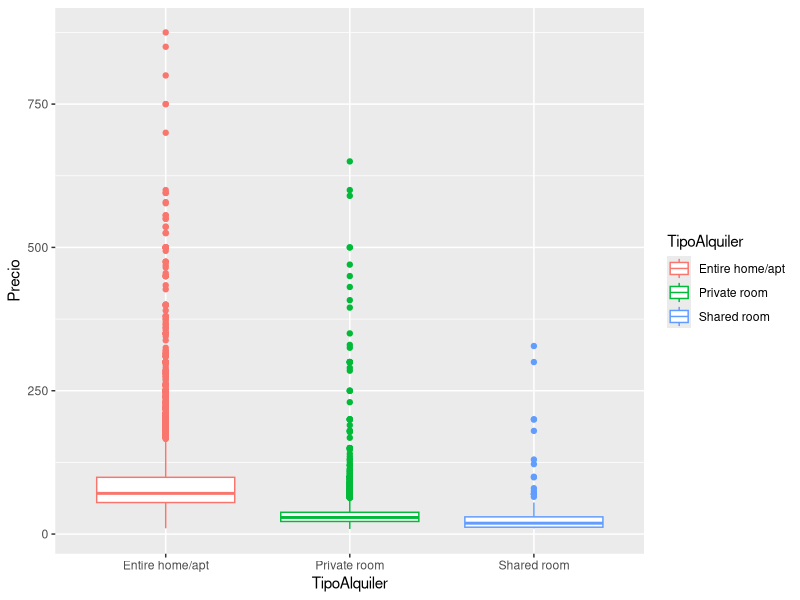
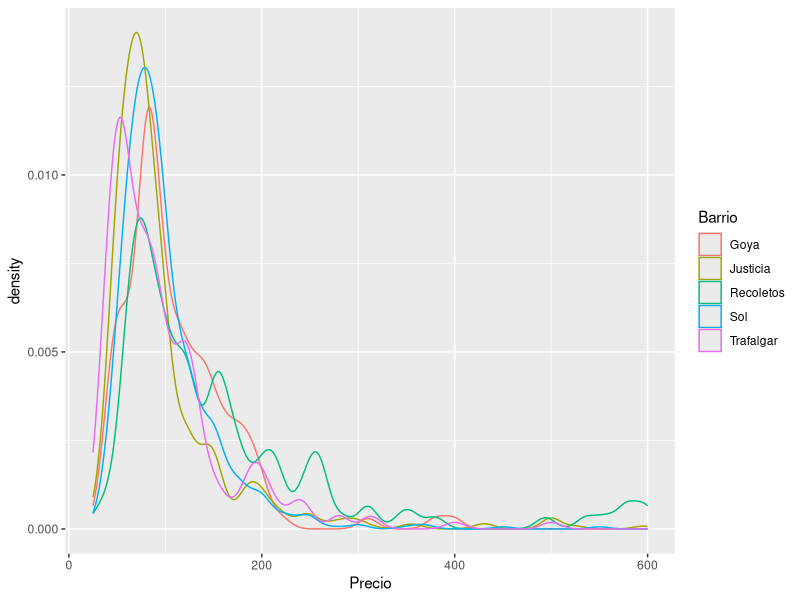
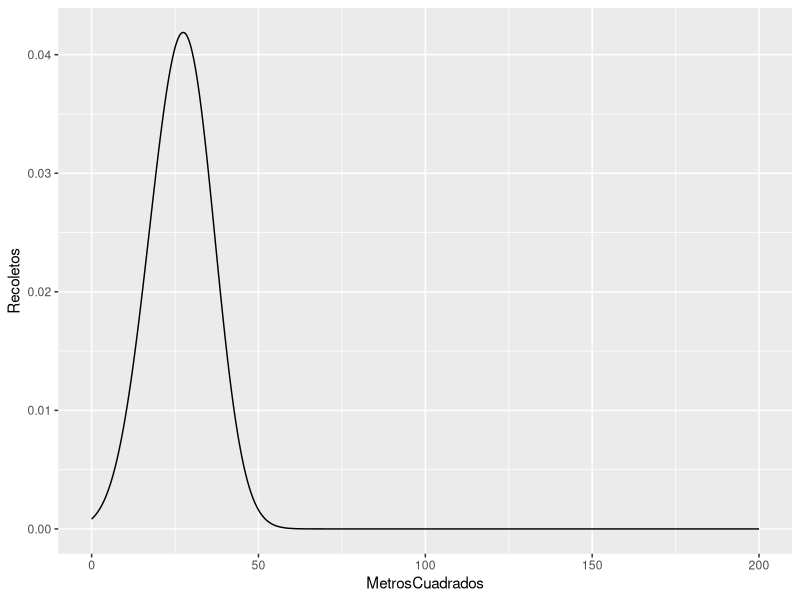
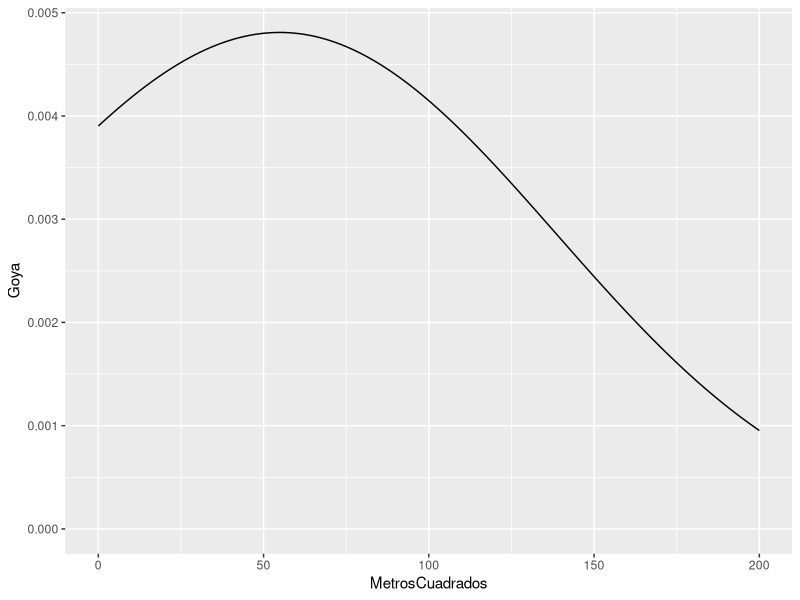
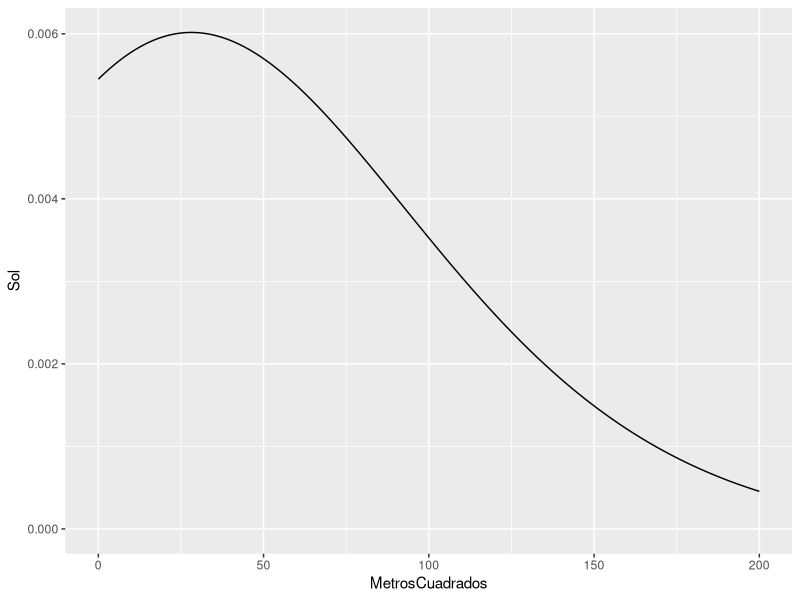
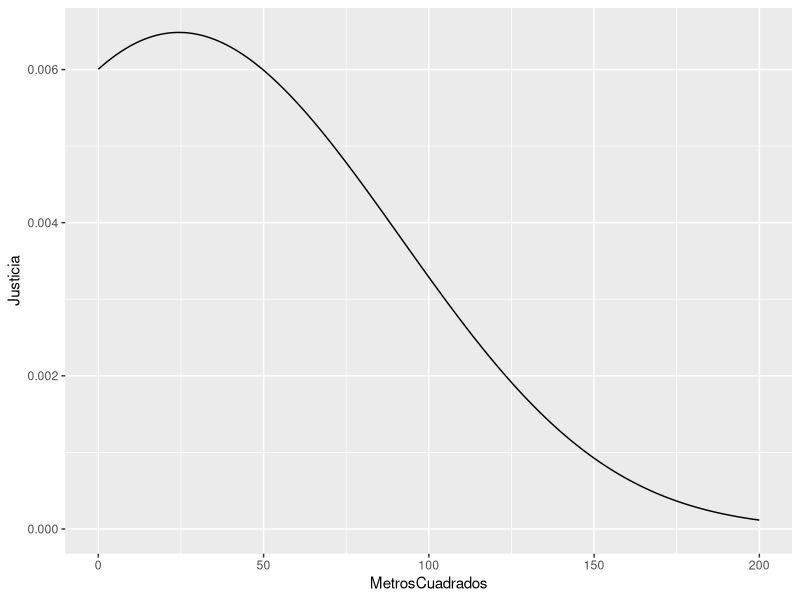
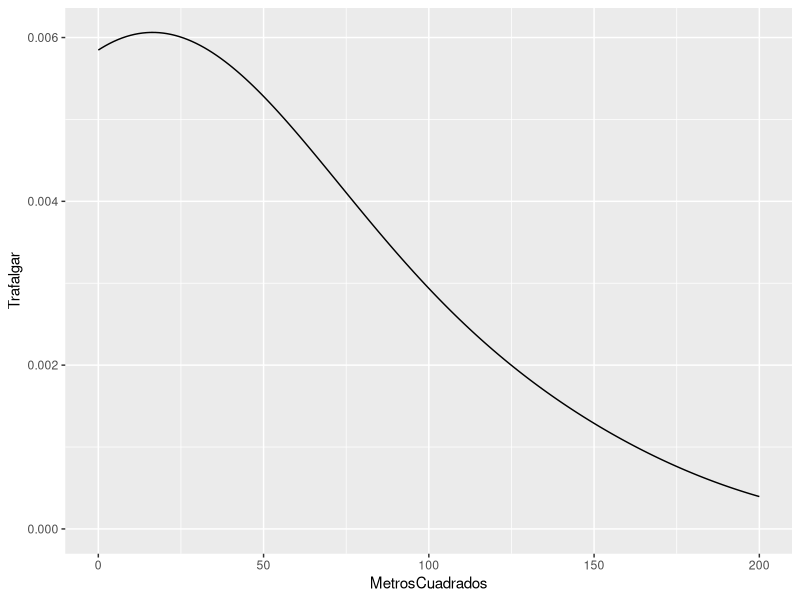
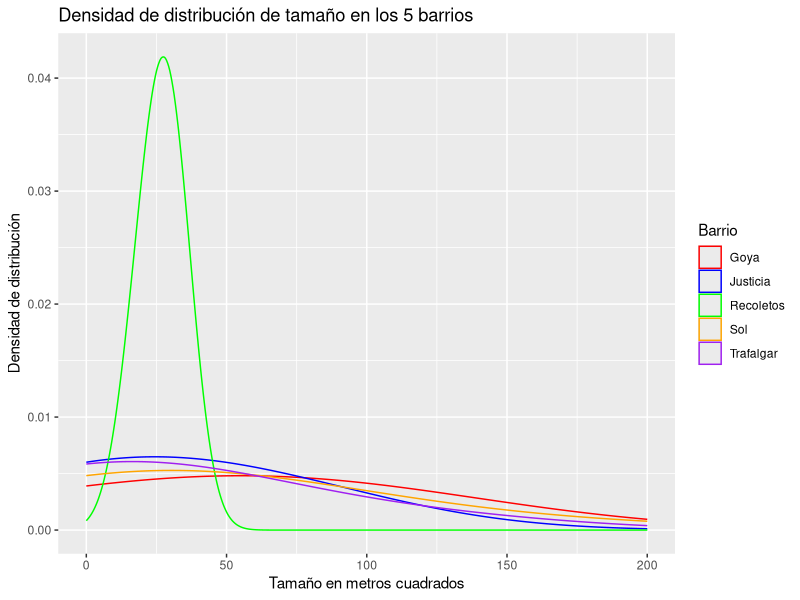

Source code (R) for these figures, in order:
## ---- chunk 1
library(ggplot2)
## ---- chunk 2
airbnb<-read.csv('data//airbnb.csv',sep = ',', stringsAsFactors = T)
## ---- chunk 3
head(airbnb, 6)
## ---- chunk 4
newnames<-c("CodigoPostal","Barrio","TipoPropiedad","TipoAlquiler","MaxOcupantes","NumBanyos",
"NumDormitorios","NumCamas","TipoCama","Comodidades","PiesCuadrados","Precio","Puntuacion")

# Renombrar columnas utilzando newnames
colnames(airbnb) <- newnames
colnames(airbnb)
## ---- chunk 5
# Comprobar si la columna MetrosCuadrados ya existe
if (!"MetrosCuadrados" %in% colnames(airbnb)) {
  # Si no existe, crearla
  airbnb$MetrosCuadrados <- airbnb$PiesCuadrados * 0.092903
}

head(airbnb)
## ---- chunk 6
library(dplyr)
# Comprobar cuantas datos tiene el dataset
 print(paste0("airbnb tiene ",count(airbnb), " filas"))

## ---- chunk 7
# Devuelve una lista de los códigos postales únicos en la columna CodigoPostal del dataframe airbnb 
table(airbnb$CodigoPostal)

## ---- chunk 8
# Asignar NA a las filas del dataframe que tengan un código postal vacío (''), un guión ('-'), un valor igual a 28 o un valor que no empiece por 28
 airbnb$CodigoPostal[(airbnb$CodigoPostal=='' )
                    | (airbnb$CodigoPostal=='-')
                    | (airbnb$CodigoPostal=='28')
                    | (substring(airbnb$CodigoPostal,1,2)!='28')] <- NA
 
# Eliminar las filas con valores NA 
airbnb <- filter(airbnb, !is.na(airbnb$CodigoPostal))


# Renombrar los valores de la columna CodigoPostal de forma correcta y borrar los erroneos de la columna
airbnb$CodigoPostal[airbnb$CodigoPostal=='28002\n28002'] <- '28002'
airbnb$CodigoPostal[airbnb$CodigoPostal=='Madrid 28004'] <- '28004'
airbnb$CodigoPostal[airbnb$CodigoPostal=='28051\n28051'] <- '28051'
airbnb$CodigoPostal[airbnb$CodigoPostal=='2804'] <- '28004'
airbnb$CodigoPostal[airbnb$CodigoPostal=='2805'] <- '28005'
airbnb$CodigoPostal[airbnb$CodigoPostal=='280013'] <- '28013'
airbnb$CodigoPostal[airbnb$CodigoPostal=='2815'] <- '28015'
airbnb$CodigoPostal <- droplevels(airbnb$CodigoPostal)

# Comprobar cuantos datos se han eliminado
print(paste0("airbnb filtrado tiene ", count(airbnb), " filas"))

## ---- chunk 9
table(airbnb$CodigoPostal)

## ---- chunk 10
#  Los 5 códigos postales con más entradas y numero de entradas
head(sort(table(airbnb$CodigoPostal), decreasing = TRUE), 5)
## ---- chunk 11

#  Los 5 códigos postales con menos entradas y numero de entradas
head(sort(table(airbnb$CodigoPostal), decreasing = FALSE), 5)
## ---- chunk 12

# Todos los datos que sean distintos en Barrio, filtrados por el CP = 28012
distinct(filter(airbnb, airbnb$CodigoPostal == "28012"), Barrio)


## ---- chunk 13
airbnb |> filter(CodigoPostal == '28012') |> count(Barrio)


## ---- chunk 14
#  Numero de barrios que hay
table(airbnb$Barrio)
## ---- chunk 15
head(sort(table(airbnb$Barrio),decreasing = TRUE),5)
## ---- chunk 16
# Cuantos Tipos de Alquiler diferentes hay
count(distinct(airbnb,TipoAlquiler))

## ---- chunk 17
# Cuales son
distinct(airbnb,TipoAlquiler)
## ---- chunk 18
# Cuantos hay
summary(airbnb$TipoAlquiler )
## ---- chunk 19
 ggplot(data=airbnb,aes(x=TipoAlquiler, y=Precio, color=TipoAlquiler )) + geom_boxplot() 

## ---- chunk 20
summary(airbnb$Precio)
# Hay 8 NAs
## ---- chunk 21
# Quitar todos los na
precios_sin_Na <- filter(airbnb, !is.na(airbnb$Precio))

# Calcular precio medio
Entire_home_promedio <- mean(precios_sin_Na$Precio[precios_sin_Na$TipoAlquiler=='Entire home/apt'])
Private_room_promedio <- mean(precios_sin_Na$Precio[precios_sin_Na$TipoAlquiler=='Private room'])
Shared_room_promedio <- mean(precios_sin_Na$Precio[precios_sin_Na$TipoAlquiler=='Shared room'])

# Mostrar resultado
print(paste0("La media en Entire home/apt es: ", round(Entire_home_promedio, 2)))
print(paste0("La media en Private room es: ", round(Private_room_promedio, 2)))
print(paste0("La media en Shared room es: ", round(Shared_room_promedio, 2)))
print("Existe mucha diferencia entre Entire respecto a Private y Shared.")



## ---- chunk 22
# Comprobar si existe distribucion gaussiana utilizando el test de Shapiro
shapiro.test(rnorm(100, mean=Entire_home_promedio, sd=4))
shapiro.test(rnorm(100, mean=Private_room_promedio, sd=4))
shapiro.test(rnorm(100, mean=Shared_room_promedio, sd=4))

## ---- chunk 23
# He utilizado el test Kruskal
kruskal.test( Precio ~ TipoAlquiler, data=airbnb)
## ---- chunk 24

airbnb_entire <- filter(precios_sin_Na, precios_sin_Na$TipoAlquiler=='Entire home/apt')

head(airbnb_entire,2)
## ---- chunk 25
head(sort(table(airbnb_entire$Barrio), decreasing=TRUE),5)
## ---- chunk 26

barrios_precio_m <- aggregate(Precio ~ Barrio, FUN = mean, data = airbnb_entire, na.rm=TRUE) |> arrange(desc(Precio)) 

head(barrios_precio_m, 5)
## ---- chunk 27
# Contar número de apartamentos por barrio
apartamentos_por_barrio <- airbnb_entire |>group_by(Barrio) |>summarize(Freq = n())

# Merge con precios medios por barrio
barrios_precio_freq <- merge(barrios_precio_m, apartamentos_por_barrio, by = "Barrio")

# Ordenar por precio descendente
barrios_precio_freq <- barrios_precio_freq[order(barrios_precio_freq$Precio, decreasing = TRUE),] 

# Mostrar dataframe con nombre de barrio, precio y frecuencia
head(barrios_precio_freq, 5)

## ---- chunk 28
barrios_frecuencia <- filter(barrios_precio_freq,  barrios_precio_freq$Freq > 100)
head(barrios_frecuencia,5)

## ---- chunk 29

# Grafica de densidades de precio en un solo ggplot
barrios = c('Recoletos', 'Goya', 'Sol', 'Justicia', 'Trafalgar')
top_barrios<-subset(airbnb_entire,Barrio %in% barrios)

ggplot(top_barrios,aes(x=Precio,color=Barrio))+geom_density(bw=10)



## ---- chunk 30
barrios_medio <- aggregate(MetrosCuadrados ~ Barrio, FUN = mean, data = airbnb_entire, na.rm = TRUE)
barrios_medio <- merge(head(barrios_frecuencia,5), barrios_medio, by="Barrio")

barrios_medio
## ---- chunk 31
for (bar in barrios){
        df <- filter(airbnb_entire,  airbnb_entire$Barrio==bar, !is.na(airbnb_entire$MetrosCuadrados) )
        
        print(ggplot(data=df, aes(MetrosCuadrados)) + 
              geom_density(adjust = 3) + ylab(bar)
# Desactivando la ultima linea  se puede apreciar  que el barrio recoletos si coincide con la grafica con todos los barrios juntos al tener todos una escala igual en el eje x
              + scale_x_continuous(limits = c(0, 200))
             )        
     }
## ---- chunk 32

# Todas las graficas en el mismpo eje
df <- filter(airbnb_entire, Barrio %in% barrios, !is.na(MetrosCuadrados))
ggplot(df, aes(x = MetrosCuadrados, color = Barrio)) +
  geom_density(adjust = 3) +
  scale_color_manual(values = c("red", "blue", "green", "orange", "purple")) +
  labs(x = "Tamaño en metros cuadrados", y = "Densidad de distribución",
  title = "Densidad de distribución de tamaño en los 5 barrios") 


## ---- chunk 33

# Omitimos na y separamos por barrios
goya_m2 <- na.omit(airbnb_entire[airbnb_entire$Barrio == "Goya", "MetrosCuadrados"])
justicia_m2 <- na.omit(airbnb_entire[airbnb_entire$Barrio == "Justicia", "MetrosCuadrados"])
recoletos_m2 <- na.omit(airbnb_entire[airbnb_entire$Barrio == "Recoletos", "MetrosCuadrados"])
sol_m2 <- na.omit(airbnb_entire[airbnb_entire$Barrio == "Sol", "MetrosCuadrados"])
trafalgar_m2 <- na.omit(airbnb_entire[airbnb_entire$Barrio == "Trafalgar", "MetrosCuadrados"])

# El Test de Shapiro
shapiro.test(goya_m2)
shapiro.test(justicia_m2)
shapiro.test(recoletos_m2)
shapiro.test(sol_m2)
shapiro.test(trafalgar_m2)

# Test kruskal
kruskal.test(MetrosCuadrados ~ Barrio, airbnb_entire)
## ---- chunk 34
# Modelo lineal
barrio_sol <- subset(airbnb_entire,Barrio == "Sol")

lineal <- lm(data=barrio_sol, formula=NumBanyos~NumDormitorios)

summary(lineal)
## ---- chunk 35
# Correlacion
cor(barrio_sol[,c("NumBanyos","NumDormitorios","MaxOcupantes", "MetrosCuadrados")],
    use = "pairwise.complete.obs")

## ---- chunk 36

ggplot(barrio_sol,aes(x=MetrosCuadrados,y=NumDormitorios,color=MetrosCuadrados)) + 
                       geom_col(size=4)

## ---- chunk 37
# Eliminar los apartamentos  menores de 25m2
barrio_sol_filtrado <- filter(barrio_sol, barrio_sol$MetrosCuadrados > 25, 
                            barrio_sol$NumDormitorios > 0 )
# Volvwer a la correlación 
cor(barrio_sol_filtrado[,c("NumBanyos", "NumDormitorios", "MaxOcupantes",  "MetrosCuadrados")],
     use = "pairwise.complete.obs")
## ---- chunk 38
modelo_metros <- lm(Precio ~ NumDormitorios + NumBanyos + MetrosCuadrados, data = barrio_sol_filtrado)
summary(modelo_metros)
## ---- chunk 39

confint(modelo_metros)
## ---- chunk 40
confint(modelo_metros, "NumDormitorios")
## ---- chunk 41
# Contar el número de filas en la tabla barrio_sol,
total_apartamentos <- nrow(barrio_sol)

# Número total de apartamentos con 3 dormitorios.
apartamentos_3_dormitorios <- sum(barrio_sol$NumDormitorios == 3)

# Calcular la probabilidad estimada de encontrar un apartamento con 3 dormitorios
probabilidad_estimada <- apartamentos_3_dormitorios / total_apartamentos

# Mostrar resultado
print(paste("La probabilidad de encontrar un apartamento con 3 dormitorios en el barrio de Sol es de", round(probabilidad_estimada, 3)))

# Calcular el intervalo de confianza del 95% para la proporción de apartamentos con 3 dormitorios
intervalo_confianza <- binom.test(x = apartamentos_3_dormitorios, n = total_apartamentos, conf.level = 0.95)

# Mostrar resultado
print(paste("El intervalo de confianza del 95% para la probabilidad de encontrar un apartamento con 3 dormitorios esta entre", paste0(round(intervalo_confianza$conf.int[1], 3), " y el ", round(intervalo_confianza$conf.int[2], 3))))

